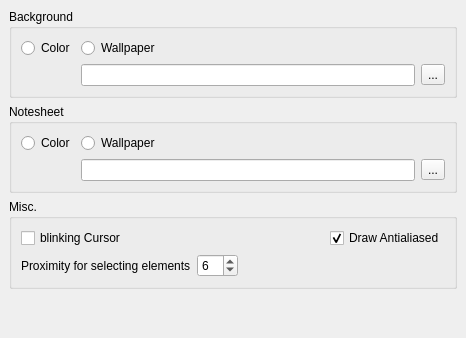
     <widget class="QWidget" name="tab2" >
      <attribute name="title" >
       <string>Canvas</string>
      </attribute>
      <layout class="QVBoxLayout" >
       <property name="spacing" >
        <number>6</number>
       </property>
       <property name="margin" >
        <number>9</number>
       </property>
       <item>
        <widget class="QGroupBox" name="groupBox_2" >
         <property name="title" >
          <string>Background</string>
         </property>
         <property name="flat" >
          <bool>true</bool>
         </property>
         <layout class="QGridLayout" >
          <property name="margin" >
           <number>9</number>
          </property>
          <property name="spacing" >
           <number>6</number>
          </property>
          <item row="0" column="1" >
           <widget class="QRadioButton" name="bgWallpaperButton" >
            <property name="text" >
             <string>Wallpaper</string>
            </property>
           </widget>
          </item>
          <item row="0" column="0" >
           <widget class="QRadioButton" name="bgColorButton" >
            <property name="text" >
             <string>Color</string>
            </property>
           </widget>
          </item>
          <item row="1" column="1" >
           <layout class="QHBoxLayout" >
            <property name="spacing" >
             <number>6</number>
            </property>
            <property name="margin" >
             <number>0</number>
            </property>
            <item>
             <widget class="QLineEdit" name="bgWallpaper" />
            </item>
            <item>
             <widget class="QToolButton" name="bgWallpaperSelect" >
              <property name="text" >
               <string>...</string>
              </property>
              <property name="icon" >
               <iconset resource="mscore.qrc" >
                <normaloff>:/data/fileopen.svg</normaloff>:/data/fileopen.svg</iconset>
              </property>
             </widget>
            </item>
           </layout>
          </item>
          <item row="1" column="0" >
           <layout class="QHBoxLayout" >
            <property name="spacing" >
             <number>6</number>
            </property>
            <property name="margin" >
             <number>0</number>
            </property>
            <item>
             <widget class="Awl::ColorLabel" name="bgColorLabel" />
            </item>
           </layout>
          </item>
         </layout>
        </widget>
       </item>
       <item>
        <widget class="QGroupBox" name="groupBox_3" >
         <property name="title" >
          <string>Notesheet</string>
         </property>
         <property name="flat" >
          <bool>true</bool>
         </property>
         <layout class="QGridLayout" >
          <property name="margin" >
           <number>9</number>
          </property>
          <property name="spacing" >
           <number>6</number>
          </property>
          <item row="1" column="1" >
           <layout class="QHBoxLayout" >
            <property name="spacing" >
             <number>6</number>
            </property>
            <property name="margin" >
             <number>0</number>
            </property>
            <item>
             <widget class="QLineEdit" name="fgWallpaper" />
            </item>
            <item>
             <widget class="QToolButton" name="fgWallpaperSelect" >
              <property name="text" >
               <string>...</string>
              </property>
              <property name="icon" >
               <iconset resource="mscore.qrc" >
                <normaloff>:/data/fileopen.svg</normaloff>:/data/fileopen.svg</iconset>
              </property>
             </widget>
            </item>
           </layout>
          </item>
          <item row="1" column="0" >
           <layout class="QHBoxLayout" >
            <property name="spacing" >
             <number>6</number>
            </property>
            <property name="margin" >
             <number>0</number>
            </property>
            <item>
             <widget class="Awl::ColorLabel" name="fgColorLabel" />
            </item>
           </layout>
          </item>
          <item row="0" column="1" >
           <widget class="QRadioButton" name="fgWallpaperButton" >
            <property name="text" >
             <string>Wallpaper</string>
            </property>
           </widget>
          </item>
          <item row="0" column="0" >
           <widget class="QRadioButton" name="fgColorButton" >
            <property name="text" >
             <string>Color</string>
            </property>
           </widget>
          </item>
         </layout>
        </widget>
       </item>
       <item>
        <widget class="QGroupBox" name="groupBox_4" >
         <property name="title" >
          <string>Misc.</string>
         </property>
         <property name="flat" >
          <bool>true</bool>
         </property>
         <layout class="QGridLayout" >
          <item row="0" column="0" colspan="3" >
           <widget class="QCheckBox" name="cursorBlink" >
            <property name="text" >
             <string>blinking Cursor</string>
            </property>
           </widget>
          </item>
          <item row="0" column="3" >
           <widget class="QCheckBox" name="drawAntialiased" >
            <property name="toolTip" >
             <string>disable antialiased drawing</string>
            </property>
            <property name="whatsThis" >
             <string>uncheck this to speed up drawing</string>
            </property>
            <property name="text" >
             <string>Draw Antialiased</string>
            </property>
            <property name="checked" >
             <bool>true</bool>
            </property>
           </widget>
          </item>
          <item row="1" column="0" >
           <widget class="QLabel" name="label_24" >
            <property name="text" >
             <string>Proximity for selecting elements</string>
            </property>
           </widget>
          </item>
          <item row="1" column="1" >
           <widget class="QSpinBox" name="proximity" >
            <property name="minimum" >
             <number>1</number>
            </property>
            <property name="value" >
             <number>6</number>
            </property>
           </widget>
          </item>
          <item row="1" column="2" colspan="2" >
           <spacer>
            <property name="orientation" >
             <enum>Qt::Horizontal</enum>
            </property>
            <property name="sizeHint" stdset="0" >
             <size>
              <width>201</width>
              <height>20</height>
             </size>
            </property>
           </spacer>
          </item>
         </layout>
        </widget>
       </item>
       <item>
        <spacer name="verticalSpacer_3" >
         <property name="orientation" >
          <enum>Qt::Vertical</enum>
         </property>
         <property name="sizeHint" stdset="0" >
          <size>
           <width>20</width>
           <height>40</height>
          </size>
         </property>
        </spacer>
       </item>
      </layout>
     </widget>
